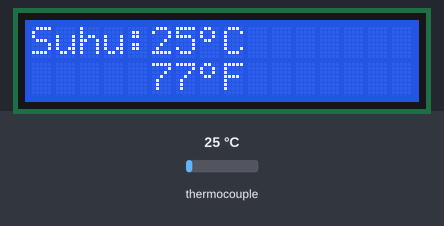
Simulated run of this sketch. Board: Arduino Uno, built with avr-gcc and run on an emulated ATmega328P. Shown: 16×2 character LCD. The inputs (shaded band) are chosen by the test bench; at power-on: thermocouple 25 °C.

Above: at 3.7 s.
3.8 s: thermocouple set to 6 °C
At 5.3 s:
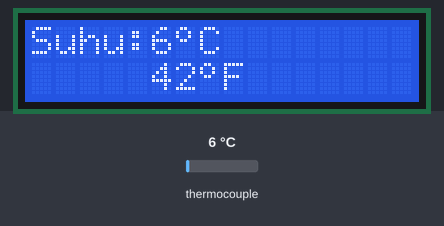
6.0 s: thermocouple set to 75 °C
At 7.1 s:
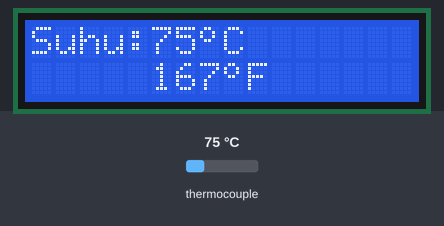
8.0 s: thermocouple set to 150 °C
At 8.9 s:
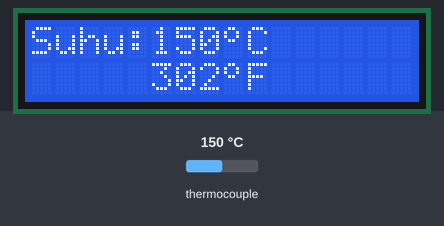
10.0 s: thermocouple set to 2 °C
At 11.9 s:
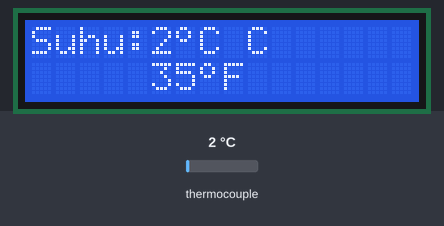
Timing chart, 0 to 13.1 s (numbered marks = the images above; inputs shaded):
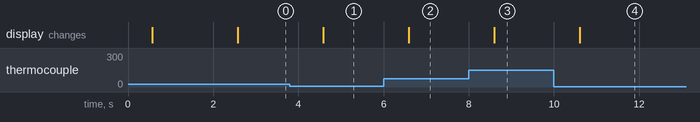

The sketch:

Digital_thermometer_dengan_thermocouple.ino
```cpp
/*************************************
 * Program : Project 19. Digital thermometer dengan thermocouple
 * Input   : Sensor Thermocouple
 * Output  : LCD 2x16
 * 125 Proyek Arduino Inkubatek
 * www.tokotronik.com
 * ***********************************/
 #include <max6675.h>
 #include <LiquidCrystal.h>
 #include <Wire.h>

 int DO = 8;
 int CS = 9;
 int CLK = 10;

 MAX6675 themp(CLK, CS, DO);

 int suhuC, suhuF;

 LiquidCrystal lcd(2, 3, 4, 5, 6, 7);
   uint8_t degree[8]  = {140,146,146,140,128,128,128,128};

 void setup() {
   lcd.begin(16, 2);
   lcd.createChar(0, degree);
   delay(500);
   lcd.clear();
   lcd.setCursor(0, 0);
   lcd.print("    Digital");
   lcd.setCursor(0, 1);
   lcd.print("  Thermometer");
   delay(2000);
   lcd.clear();
 }

 void loop() {
   suhuC=themp.readCelsius();
   lcd.setCursor(0, 0);
   lcd.print("Suhu:");
   lcd.print(suhuC);
   lcd.write((byte)0);
   lcd.print("C ");

   suhuF=themp.readFahrenheit();
   lcd.setCursor(5, 1);
   lcd.print(suhuF);
   lcd.write((byte)0);
   lcd.print("F  ");
   delay(1000);
 }
```

Measured:
- after the input at 3.8 s, the display: changes after 0.78 s (image 1)
- after the input at 6.0 s, the display: changes after 0.59 s (image 2)
- after the input at 8.0 s, the display: changes after 0.60 s (image 3)
- after the input at 10.0 s, the display: changes after 0.61 s (image 4)
